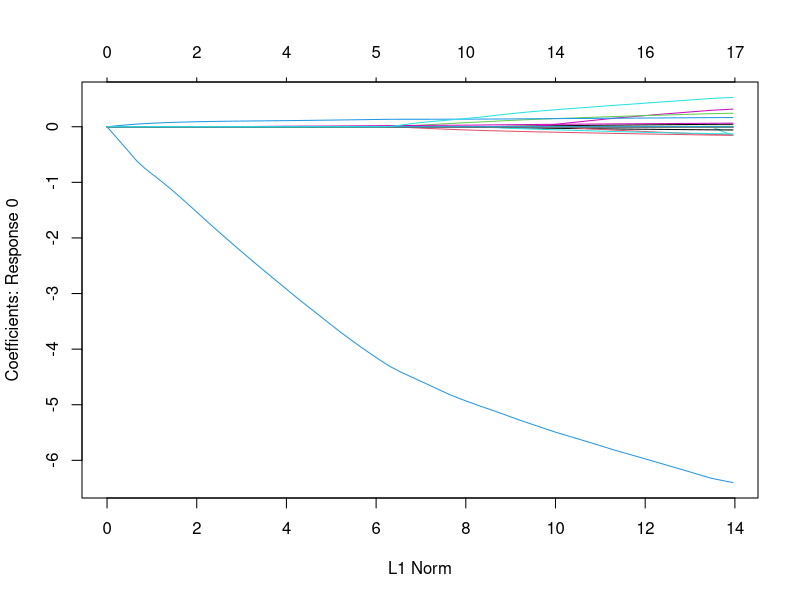
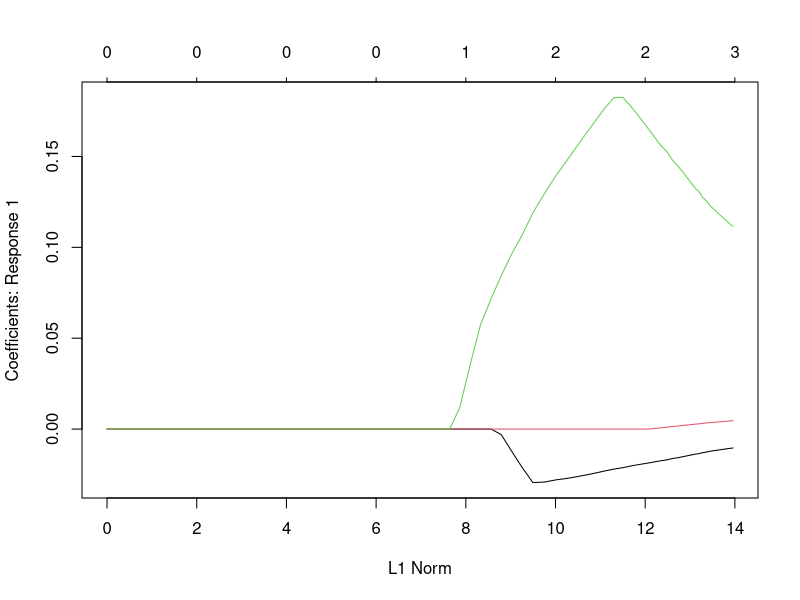
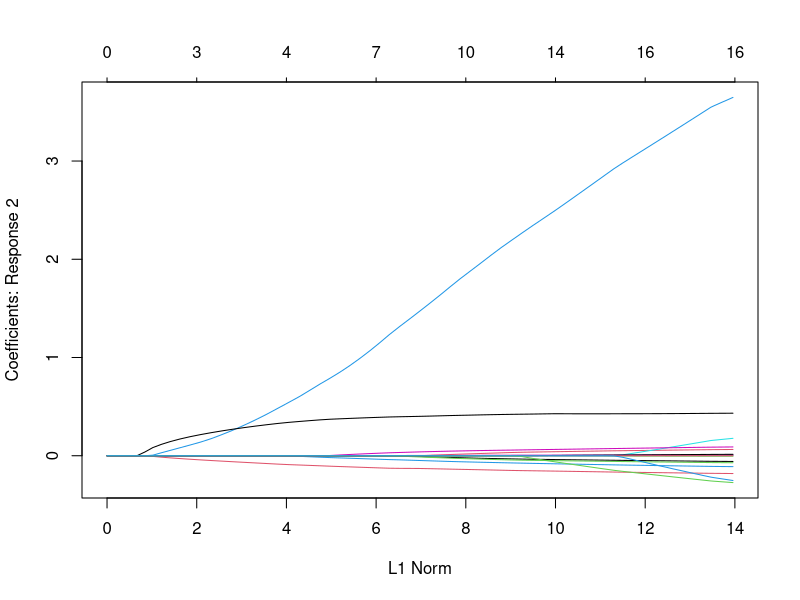
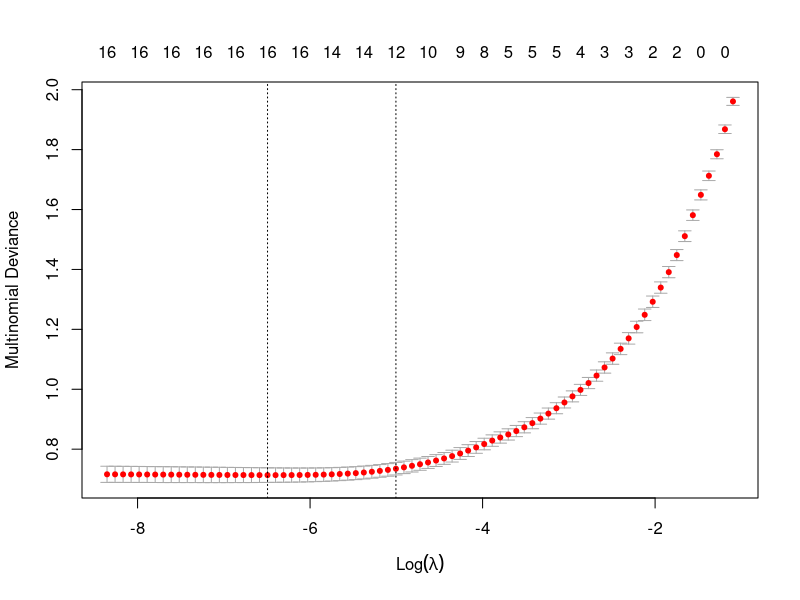
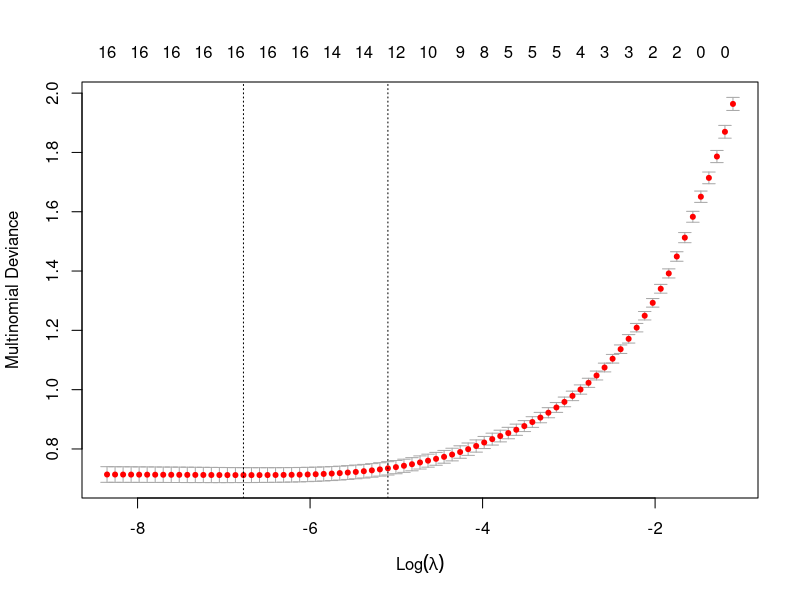

R code for these plots, in order:
## ---- chunk 1
library(glmnet) 
set.seed(533)
## ---- chunk 2
raw.data = read.csv('alzheimer_data.csv')

keep.cols = c( "diagnosis",
  # cognitive and behavioral measures
  "naccmmse", "motsev", "disnsev", "anxsev", "naccgds",
  # physiological measures
  "bpsys", "bpdias", "hrate",
  # demographics
  "age", "educ", "female", "height", "weight"
)

keep.cols2 = c( "diagnosis", "age", "educ", "weight", "cdrglob", "hallsev", "agitsev", "mealprep", "travel", "naccmmse",
                "memunits", "digif", "animals", "trailb", "csfvol", "frcort", "frcort", "lent", "lposcin", "rposcin")

df = raw.data[, keep.cols2, drop = FALSE]
# 2700 rows
head(df)
## ---- chunk 3
X = as.matrix(df[, 2:19]) # predictors
Y =  df$diagnosis # target
model =  glmnet(X, Y, family = "multinomial")
summary(model)
plot(model)
## ---- chunk 4
cv5  = cv.glmnet(X, Y, family = "multinomial", alpha=1, nfolds = 5)
pred5  = predict(cv5, newx = X, s = "lambda.min", type = "class")
features5 = lapply(coef(cv5, s = "lambda.min"), function(mat) {
  rownames(mat)[which(mat != 0)]})
features5
coef(cv5, s = "lambda.min")
## ---- chunk 5
cv10 = cv.glmnet(X, Y, family = "multinomial", alpha=1, nfolds = 10)
pred10 = predict(cv10, newx = X, s = "lambda.min", type = "class")
features10 = lapply(coef(cv10, s = "lambda.min"), function(mat) {
  rownames(mat)[which(mat != 0)]})
#features10
coef(cv10, s = "lambda.min")
## ---- chunk 6
# single fold (train/test split)
# 80 / 20
set.seed(533)
train_idx = sample(seq_len(nrow(X)), size = 0.8 * nrow(X)) #
cv1 = glmnet(X[train_idx, ], Y[train_idx], family = "multinomial")
pred = predict(cv1, newx = X[-train_idx, ], s = 0.01, type = "class")
accuracy.1fold = mean(pred == Y[-train_idx])
## ---- chunk 7
results = data.frame(
  Method = c("1-Fold (Train/Test)", "5-Fold", "10-Fold"),
  Accuracy = c(accuracy.1fold, mean(pred5 == Y), mean(pred10 == Y))
)
print(results)
## ---- chunk 8
cv5$lambda.min
cv10$lambda.min
mean(cv5$cvm)
mean(cv10$cvm)
## ---- chunk 9
plot(cv5, xvar = "lambda", label = TRUE)
plot(cv10, xvar = "lambda", label = TRUE)
